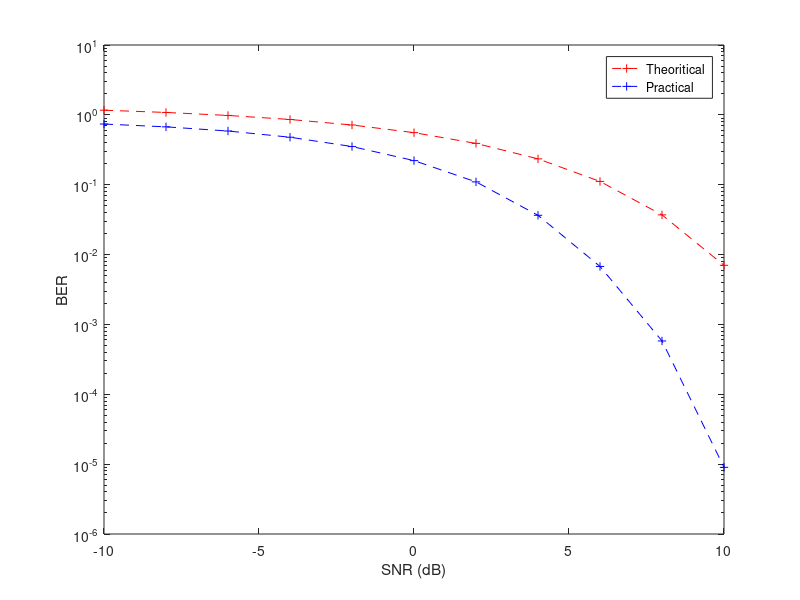

MATLAB code for this plot: (Note: this script raises an error after producing the figure.)
clear all;
close all;

SNR_db = -10:2:10;
SNR = 10.^(SNR_db/10);
M = 16;
k = log2(M);

QAM16 = 4*(1-1/sqrt(M))*qfunc(sqrt(3*k*SNR/(M-1)));
QAM16_sim = [0.7388 0.6737 0.5873 0.4785 0.352 0.2214 0.1098 0.0365 0.00676 0.00058 9e-6];

theoritical = semilogy(SNR_db,QAM16,'r+--');
hold on;
practical = semilogy(SNR_db,QAM16_sim,'b+--');
hold on;

legend([theoritical practical],'Theoritical','Practical');
xlabel('SNR (dB)');
ylabel('BER');

hold on;
datacursormode on;